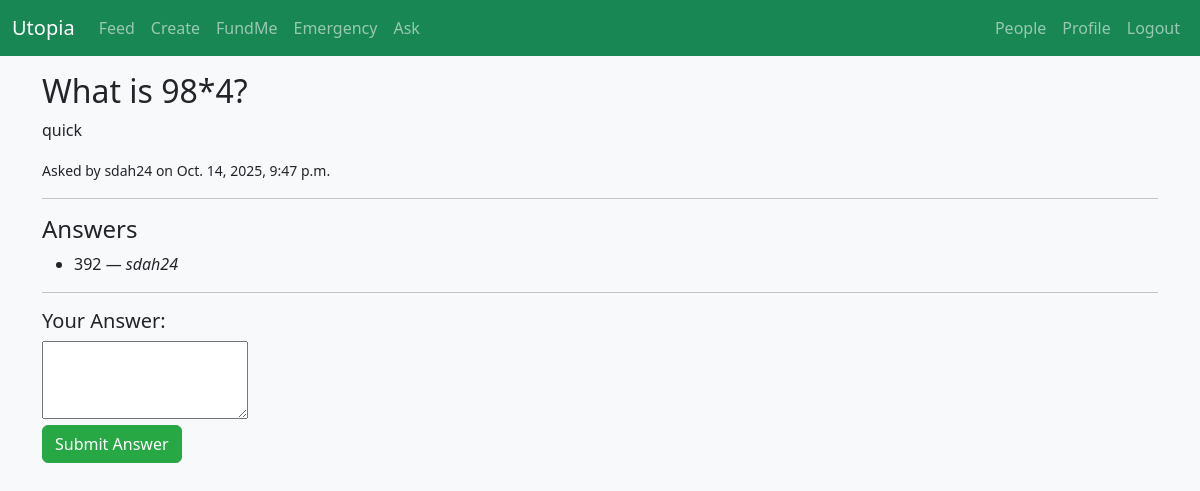
The page /posts/questions/1/ (signed in) on the database its author committed.
### posts/models.py (models this page shows, shortened)
class Question(models.Model):
    user = models.ForeignKey(User, on_delete=models.CASCADE)
    title = models.CharField(max_length=255)
    body = models.TextField()
    created_at = models.DateTimeField(auto_now_add=True)

class Answer(models.Model):
    question = models.ForeignKey(Question, on_delete=models.CASCADE, related_name="answers")
    user = models.ForeignKey(User, on_delete=models.CASCADE)
    body = models.TextField()
    created_at = models.DateTimeField(auto_now_add=True)

### posts/views.py (the view)
# urls.py: path("questions/<int:pk>/", views.question_detail, name="question_detail"),
@login_required
def question_detail(request, pk):
    question = get_object_or_404(Question, pk=pk)
    answers = Answer.objects.filter(question=question)
    if request.method == "POST":
        form = AnswerForm(request.POST)
        if form.is_valid():
            answer = form.save(commit=False)
            answer.user = request.user
            answer.question = question
            answer.save()
            return redirect("posts:question_detail", pk=pk)
    else:
        form = AnswerForm()
    return render(request, "posts/question_detail.html", {"question": question, "answers": answers, "form": form})

### posts/forms.py
class AnswerForm(forms.ModelForm):
    class Meta:
        model = Answer
        fields = ["body"]
        widgets = {
            "body": forms.Textarea(attrs={"class": "form-control", "placeholder": "Write your answer here"}),
        }

### templates/posts/question_detail.html (shortened to what this page needs)
{% extends 'base.html' %}
{% block content %}
<h2>{{ question.title }}</h2>
<p>{{ question.body }}</p>
<p><small>Asked by {{ question.user.username }} on {{ question.created_at }}</small></p>
<hr>
<h4>Answers</h4>
<ul>
  {% for ans in question.answers.all %}
    <li>{{ ans.body }} — <i>{{ ans.user.username }}</i></li>
  {% empty %}
    <p>No answers yet.</p>
  {% endfor %}
</ul>
{% if user.is_authenticated %}
<hr>
<h5>Your Answer:</h5>
<form method="post">
  <textarea name="body" rows="3" required></textarea><br>
  <button class="btn btn-success">Submit Answer</button>
</form>
{% else %}
<p><a href="{% url 'login' %}">Login</a> to answer.</p>
{% endif %}
{% endblock %}

### templates/base.html (style rules this page uses)
body { background-color: #f8f9fa; }
.btn-success { background-color: #28a745; border-color: #28a745; }

### rows shown on the page
Question: title "What is 98*4?", body "quick", user.username "sdah24", created_at "Oct. 14, 2025, 9:47 p.m."
Answer: body "392", user.username "sdah24"
